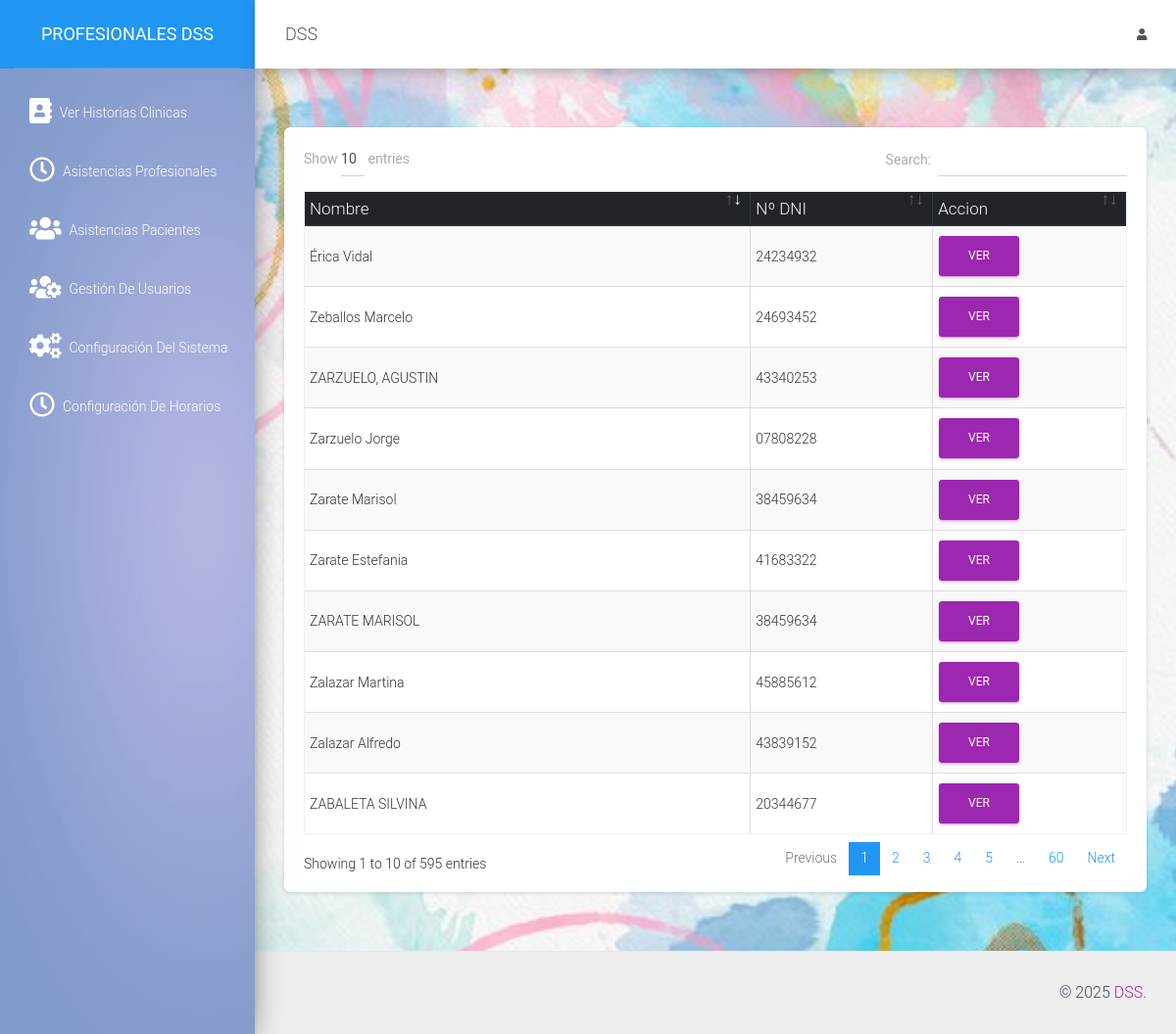
The page /src/ver_filtro_historia_clinica.php (signed in) on the database its author committed.
### tables this page shows
CREATE TABLE `historias_clinicas` (
  `idhistoria` int(11) NOT NULL,
  `nombre` varchar(100) NOT NULL,
  `dni` varchar(50) NOT NULL,
  `fecha_nacimiento` date NOT NULL,
  `telefono` varchar(50) NOT NULL,
  `texto` text NOT NULL,
  `usuario_carga` varchar(50) NOT NULL,
  `fecha_carga` datetime NOT NULL DEFAULT current_timestamp()
);

### src/ver_filtro_historia_clinica.php (the view, shortened to what this page needs)
<?php
include_once "includes/header.php";
?>
<div class="card">
    <div class="card-body">
        <div class="row">
            <div class="col-md-12">
                <div class="table-responsive">
                    <table class="table table-striped table-bordered" id="tbl">
                        <thead class="thead-dark">
                            <tr>
                                <th>Nombre</th>
                                <th>Nº DNI</th>
                                <th>Accion</th>
                            </tr>
                        </thead>
                        <tbody>
                            <?php
                            include "../conexion.php";
                            $sql = "SELECT * FROM historias_clinicas WHERE 1";
                            $query = mysqli_query($conexion,$sql);
                            $result = mysqli_num_rows($query);
                            if ($result > 0) {
                                while ($data = mysqli_fetch_assoc($query)) { ?>
                                    <tr>
                                        <td><?php echo $data['nombre']; ?></td>
                                        <td><?php echo $data['dni']; ?></td>
                                        <td><a href="ver_historia_elegida.php?id_historia=<?php echo $data['idhistoria'];?>" class="btn btn-primary" style="color:white">Ver</a></td>
                                    </tr>
                            <?php }
                            } ?>
                        </tbody>
                    </table>
                </div>
            </div>
        </div>
    </div>
</div>
<?php include_once "includes/footer.php"; ?>

### rows shown on the page
historias_clinicas: nombre "Zalazar Alfredo", dni "43839152"
historias_clinicas: nombre "Zalazar Martina", dni "45885612"
historias_clinicas: nombre "ZARZUELO, AGUSTIN", dni "43340253"
historias_clinicas: nombre "Zarate Estefania", dni "41683322"
historias_clinicas: nombre "Zarzuelo Jorge", dni "07808228"
historias_clinicas: nombre "Zeballos Marcelo", dni "24693452"
historias_clinicas: nombre "ZARATE MARISOL", dni "38459634"
historias_clinicas: nombre "Zarate Marisol", dni "38459634"
historias_clinicas: nombre "ZABALETA SILVINA", dni "20344677"
historias_clinicas: nombre "Érica Vidal", dni "24234932"
